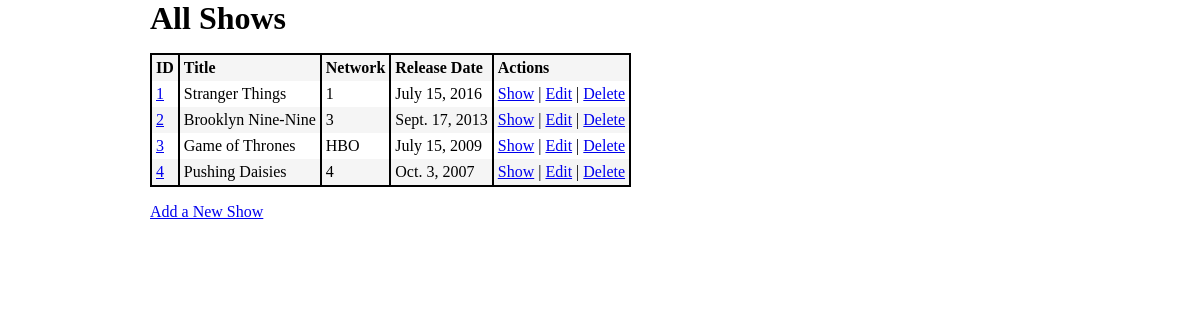
The page /shows/ on the database as committed earlier.
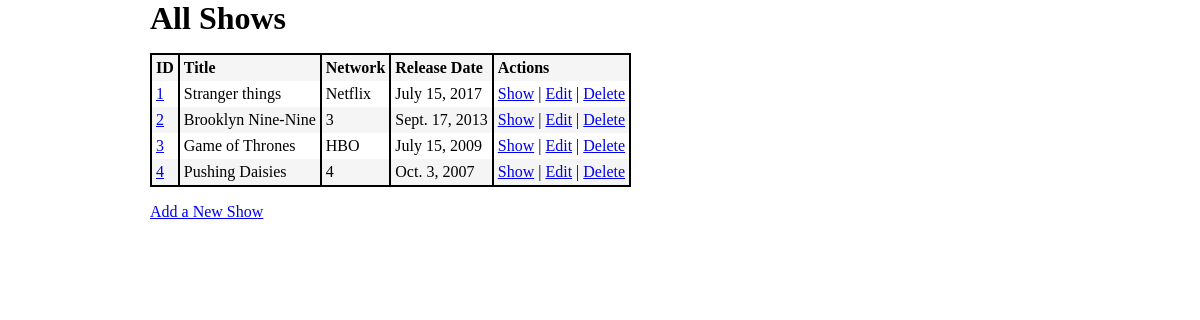
The same page on the database as committed later.
### shows/models.py (models this page shows)
class Show(models.Model):
    title = models.CharField(max_length=255)
    network = models.CharField(max_length=255, default="")
    release_date = models.DateField(default=now)
    desc = models.TextField(default="")
    created_at = models.DateTimeField(auto_now_add=True)
    updated_at = models.DateTimeField(auto_now=True)
    objects = ShowManager()

### shows/views.py (the view)
# urls.py: path('', views.index),
def index(request):
    context = {
        "shows": Show.objects.all(),
    }
    return render(request, 'index.html', context)

### shows/templates/index.html (shortened to what this page needs)
<!DOCTYPE html>
<html lang="en">
<head>
    {% load static %}
    <link rel="stylesheet" href="{% static 'style.css' %}">
</head>
<body>
    <h1>All Shows</h1>
    <table>
        <th>ID</th>
        <th>Title</th>
        <th>Network</th>
        <th>Release Date</th>
        <th colspan="3">Actions</th>
        {% for show in shows %}
            <tr>
                <td><a href="{{ show.id }}">{{ show.id }}</a></td>
                <td>{{ show.title }}</td>
                <td>{{ show.network }}</td>
                <td>{{ show.release_date }}</td>
                <td><a href="{{ show.id }}">Show</a> | <a href="{{ show.id }}/edit">Edit</a> | <a href="{{ show.id }}/delete">Delete</a></td>
            </tr>
        {% endfor %}
    </table>
    <a href="new">Add a New Show</a>
</body>
</html>

Rows that differ between the two databases and show on the page:
changed Show id 1: title "Stranger Things" → "Stranger things"; network "1" → "Netflix"; release_date "July 15, 2016" → "July 15, 2017"
